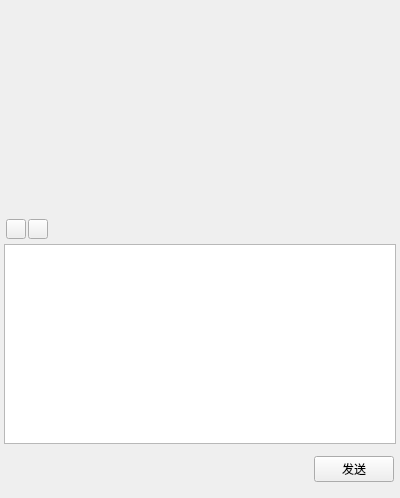
<?xml version="1.0" encoding="UTF-8"?>
<ui version="4.0">
 <class>ChatPage</class>
 <widget class="QWidget" name="ChatPage">
  <property name="geometry">
   <rect>
    <x>0</x>
    <y>0</y>
    <width>400</width>
    <height>498</height>
   </rect>
  </property>
  <property name="windowTitle">
   <string>Form</string>
  </property>
  <layout class="QVBoxLayout" name="verticalLayout">
   <property name="spacing">
    <number>2</number>
   </property>
   <property name="leftMargin">
    <number>2</number>
   </property>
   <property name="topMargin">
    <number>2</number>
   </property>
   <property name="rightMargin">
    <number>2</number>
   </property>
   <property name="bottomMargin">
    <number>2</number>
   </property>
   <item>
    <widget class="QWidget" name="chat_data_widget" native="true">
     <layout class="QVBoxLayout" name="verticalLayout_3">
      <property name="spacing">
       <number>0</number>
      </property>
      <property name="leftMargin">
       <number>2</number>
      </property>
      <property name="topMargin">
       <number>2</number>
      </property>
      <property name="rightMargin">
       <number>2</number>
      </property>
      <property name="bottomMargin">
       <number>2</number>
      </property>
      <item>
       <widget class="QWidget" name="title_widget" native="true">
        <property name="minimumSize">
         <size>
          <width>0</width>
          <height>50</height>
         </size>
        </property>
        <property name="maximumSize">
         <size>
          <width>16777215</width>
          <height>50</height>
         </size>
        </property>
        <layout class="QHBoxLayout" name="horizontalLayout">
         <item>
          <widget class="QLabel" name="title_label">
           <property name="text">
            <string/>
           </property>
          </widget>
         </item>
        </layout>
       </widget>
      </item>
      <item>
       <widget class="ChatView" name="chat_widget" native="true"/>
      </item>
      <item>
       <widget class="QWidget" name="tool_bar" native="true">
        <property name="minimumSize">
         <size>
          <width>0</width>
          <height>30</height>
         </size>
        </property>
        <property name="maximumSize">
         <size>
          <width>16777215</width>
          <height>30</height>
         </size>
        </property>
        <layout class="QHBoxLayout" name="horizontalLayout_4">
         <property name="spacing">
          <number>2</number>
         </property>
         <property name="leftMargin">
          <number>2</number>
         </property>
         <property name="topMargin">
          <number>2</number>
         </property>
         <property name="rightMargin">
          <number>2</number>
         </property>
         <property name="bottomMargin">
          <number>2</number>
         </property>
         <item>
          <widget class="EmoBtn" name="emo_btn">
           <property name="minimumSize">
            <size>
             <width>20</width>
             <height>20</height>
            </size>
           </property>
           <property name="maximumSize">
            <size>
             <width>20</width>
             <height>20</height>
            </size>
           </property>
           <property name="text">
            <string/>
           </property>
          </widget>
         </item>
         <item>
          <widget class="FileBtn" name="file_btn">
           <property name="minimumSize">
            <size>
             <width>20</width>
             <height>20</height>
            </size>
           </property>
           <property name="maximumSize">
            <size>
             <width>20</width>
             <height>20</height>
            </size>
           </property>
           <property name="text">
            <string/>
           </property>
          </widget>
         </item>
         <item>
          <spacer name="horizontalSpacer_3">
           <property name="orientation">
            <enum>Qt::Orientation::Horizontal</enum>
           </property>
           <property name="sizeHint" stdset="0">
            <size>
             <width>40</width>
             <height>20</height>
            </size>
           </property>
          </spacer>
         </item>
        </layout>
       </widget>
      </item>
      <item>
       <widget class="MessageTextEdit" name="chat_edit">
        <property name="minimumSize">
         <size>
          <width>0</width>
          <height>200</height>
         </size>
        </property>
        <property name="maximumSize">
         <size>
          <width>16777215</width>
          <height>200</height>
         </size>
        </property>
       </widget>
      </item>
      <item>
       <widget class="QWidget" name="send_widget" native="true">
        <property name="minimumSize">
         <size>
          <width>0</width>
          <height>50</height>
         </size>
        </property>
        <property name="maximumSize">
         <size>
          <width>16777215</width>
          <height>50</height>
         </size>
        </property>
        <layout class="QHBoxLayout" name="horizontalLayout_3">
         <property name="spacing">
          <number>2</number>
         </property>
         <property name="leftMargin">
          <number>2</number>
         </property>
         <property name="topMargin">
          <number>2</number>
         </property>
         <property name="rightMargin">
          <number>2</number>
         </property>
         <property name="bottomMargin">
          <number>2</number>
         </property>
         <item>
          <spacer name="horizontalSpacer_2">
           <property name="orientation">
            <enum>Qt::Orientation::Horizontal</enum>
           </property>
           <property name="sizeHint" stdset="0">
            <size>
             <width>40</width>
             <height>20</height>
            </size>
           </property>
          </spacer>
         </item>
         <item>
          <widget class="QPushButton" name="send_msg_btn">
           <property name="text">
            <string>发送</string>
           </property>
          </widget>
         </item>
        </layout>
       </widget>
      </item>
     </layout>
    </widget>
   </item>
  </layout>
 </widget>
 <customwidgets>
  <customwidget>
   <class>MessageTextEdit</class>
   <extends>QTextEdit</extends>
   <header>MessageTextEdit.h</header>
  </customwidget>
  <customwidget>
   <class>ChatView</class>
   <extends>QWidget</extends>
   <header>chatview.h</header>
   <container>1</container>
  </customwidget>
  <customwidget>
   <class>EmoBtn</class>
   <extends>QPushButton</extends>
   <header location="global">emobtn.h</header>
  </customwidget>
  <customwidget>
   <class>FileBtn</class>
   <extends>QPushButton</extends>
   <header location="global">filebtn.h</header>
  </customwidget>
 </customwidgets>
 <resources/>
 <connections/>
</ui>
